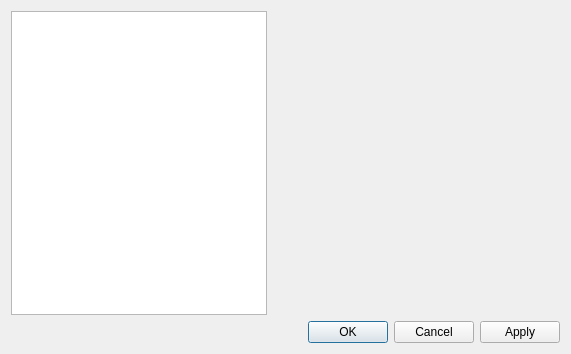
<?xml version="1.0" encoding="UTF-8"?>
<ui version="4.0">
 <class>SettingsDialog</class>
 <widget class="QDialog" name="SettingsDialog">
  <property name="geometry">
   <rect>
    <x>0</x>
    <y>0</y>
    <width>571</width>
    <height>354</height>
   </rect>
  </property>
  <property name="windowTitle">
   <string>Dialog</string>
  </property>
  <layout class="QVBoxLayout" name="verticalLayout">
   <item>
    <widget class="QWidget" name="widget" native="true">
     <layout class="QHBoxLayout" name="horizontalLayout" stretch="0,1">
      <property name="margin">
       <number>0</number>
      </property>
      <item>
       <widget class="QListView" name="settingsList">
        <property name="sizePolicy">
         <sizepolicy hsizetype="Expanding" vsizetype="Expanding">
          <horstretch>0</horstretch>
          <verstretch>0</verstretch>
         </sizepolicy>
        </property>
        <property name="iconSize">
         <size>
          <width>24</width>
          <height>24</height>
         </size>
        </property>
       </widget>
      </item>
      <item>
       <widget class="QStackedWidget" name="settingsPages"/>
      </item>
     </layout>
    </widget>
   </item>
   <item>
    <widget class="QDialogButtonBox" name="buttonBox">
     <property name="orientation">
      <enum>Qt::Horizontal</enum>
     </property>
     <property name="standardButtons">
      <set>QDialogButtonBox::Apply|QDialogButtonBox::Cancel|QDialogButtonBox::Ok</set>
     </property>
    </widget>
   </item>
  </layout>
 </widget>
 <resources/>
 <connections>
  <connection>
   <sender>buttonBox</sender>
   <signal>accepted()</signal>
   <receiver>SettingsDialog</receiver>
   <slot>accept()</slot>
   <hints>
    <hint type="sourcelabel">
     <x>248</x>
     <y>254</y>
    </hint>
    <hint type="destinationlabel">
     <x>157</x>
     <y>274</y>
    </hint>
   </hints>
  </connection>
  <connection>
   <sender>buttonBox</sender>
   <signal>rejected()</signal>
   <receiver>SettingsDialog</receiver>
   <slot>reject()</slot>
   <hints>
    <hint type="sourcelabel">
     <x>316</x>
     <y>260</y>
    </hint>
    <hint type="destinationlabel">
     <x>286</x>
     <y>274</y>
    </hint>
   </hints>
  </connection>
 </connections>
</ui>
